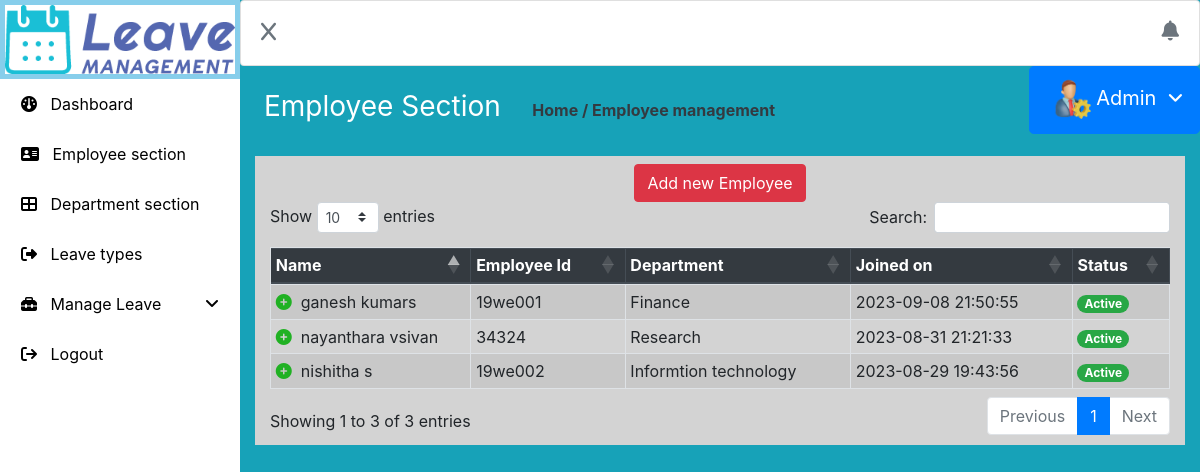
The page /index.php/admin/employee_section on the database its author committed.
### tables this page shows
CREATE TABLE `employee` (
  `eid` int(11) NOT NULL,
  `employee_id` varchar(40) NOT NULL,
  `firstname` varchar(40) NOT NULL,
  `lastname` varchar(40) NOT NULL,
  `email` varchar(60) NOT NULL,
  `department` varchar(60) NOT NULL,
  `gender` varchar(10) NOT NULL,
  `dob` varchar(20) NOT NULL,
  `contact` varchar(15) NOT NULL,
  `country` varchar(20) NOT NULL,
  `address` varchar(250) NOT NULL,
  `city` varchar(30) NOT NULL,
  `password` varchar(20) NOT NULL,
  `reading_time` timestamp NOT NULL DEFAULT current_timestamp() ON UPDATE current_timestamp()
);

### application/controllers/Admin.php (called while the page is built, shortened)
<?php
class Admin extends CI_Controller
{
	public function __construct()
	{
		$this->load->model('admin_model');
	}
	public function employee_section()
	{
		$employees=$this->admin_model->get_employees();
		$this->load->view("admin/employee_section",array("employees"=>$employees));
	}
}
?>

### index.php (called while the page is built, shortened)
<?php
require_once BASEPATH.'core/CodeIgniter.php';

### application/models/Admin_model.php (called while the page is built, shortened)
<?php
class Admin_model extends CI_Model
{
	public function get_employees()
	{
		$this->db->order_by("eid","desc");
		return $this->db->get('employee')->result();
	}
}
?>

### application/views/admin/Employee_section.php (the view, shortened to what this page needs)
<!DOCTYPE html>
<html lang="en">
<head>
    <link rel="stylesheet" href="https://cdnjs.cloudflare.com/ajax/libs/twitter-bootstrap/4.5.2/css/bootstrap.css">
    <link rel="stylesheet" href="https://cdn.datatables.net/1.13.6/css/dataTables.bootstrap4.min.css">
	<link rel="stylesheet" href="https://cdn.jsdelivr.net/npm/bootstrap@4.6.2/dist/css/bootstrap.min.css">
  <link rel="stylesheet" href="https://cdnjs.cloudflare.com/ajax/libs/font-awesome/6.4.2/css/all.min.css">
  <link rel="stylesheet" href="https://cdnjs.cloudflare.com/ajax/libs/font-awesome/6.4.2/css/all.min.css" />
  <link rel="stylesheet" href="<?=base_url('assets/css/style.css')?>">
</head>
<body>
<div>
	<div style="width:80%;height:140vh;float:right;" class="bg-info show-hide">
	<?php
	include('topbar.php');
	?>
<?php
include('ad.php');
?>
<h3 class="font-weight-normal text-white p-4">Employee Section&nbsp;&nbsp;&nbsp;
		<span style="font-size:16px;" class="text-dark font-weight-bold">Home / Employee management</span></h3>
	<div class="container-fluid">
		<div class="container py-2" style="background-color:lightgray;">
		  <center>
		     <a class="btn btn-danger" href="<?=base_url('admin/add_employee')?>">Add new Employee</a>
          </center>
		<div class="row">
			<div class="col-md-12">
			<table id="example" class="table table-striped table-sm table-bordered" style="width:100%">
        <thead class=thead-dark>
            <tr>
                <th>Name</th>
                <th>Employee Id</th>
                <th>Department</th>
                <th>Joined on</th>
                <th>Status</th>
            </tr>
        </thead>
        <tbody>
<?php
foreach($employees as $employee)
{
?>
            <tr>
                <td><span class="my-dpt"></span>&nbsp;&nbsp;<?=$employee->firstname." ".$employee->lastname?></td>
                <td><?=$employee->employee_id?></td>
            <td><?=$employee->department?><br>
		    </td>
                <td><?=$employee->reading_time?></td>
                <td><span class="badge badge-success badge-pill">Active</span></td>
            </tr>
<?php
}
?>
        </tbody>
    </table>
			</div>
		</div>
        </div>
    </div>
	</div>
	<div style="width:20%;position:fixed;" class="mylastclass">
	<?php
	include('leftbar.php');
	?>
    </div>
</div>
</body>
</html>

### rows shown on the page
employee: firstname "nayanthara", lastname "vsivan", employee "34324", department "Research", reading_time "2023-08-31 21:21:33"
employee: firstname "nishitha", lastname "s", employee "19we002", department "Informtion technology", reading_time "2023-08-29 19:43:56"
employee: firstname "ganesh", lastname "kumars", employee "19we001", department "Finance", reading_time "2023-09-08 21:50:55"
